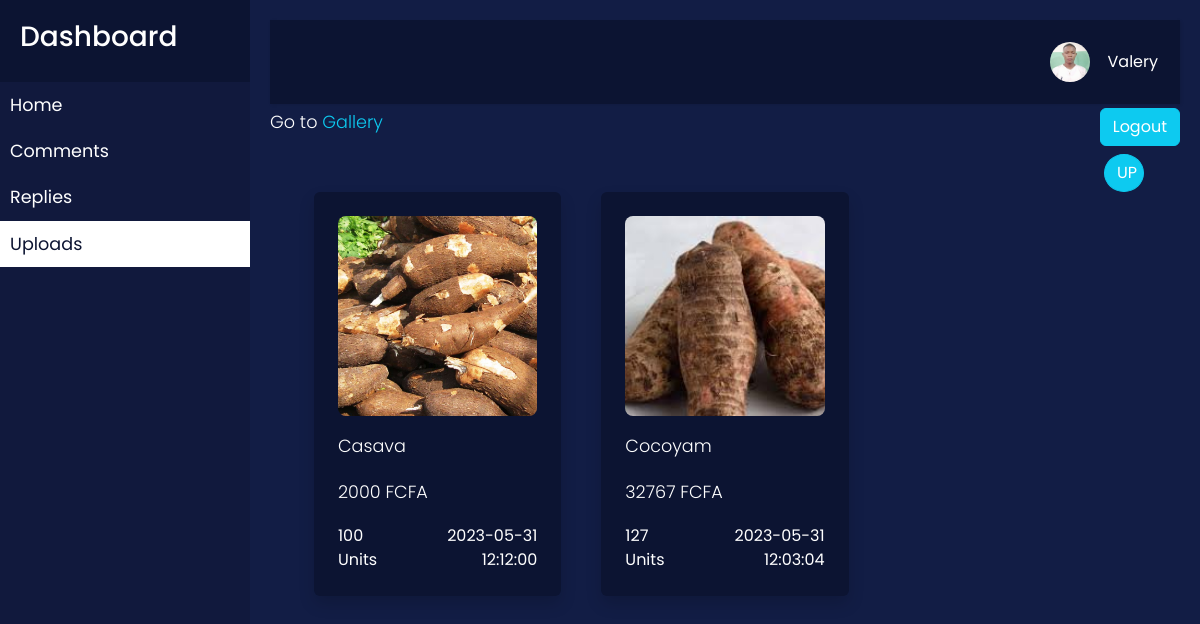
/upload.php (signed in), run on the app's committed database.
### tables this page shows
CREATE TABLE `user` (
  `userid` varchar(14) NOT NULL,
  `username` varchar(30) NOT NULL,
  `useremail` varchar(50) NOT NULL,
  `password` varchar(250) NOT NULL,
  `userimg` varchar(60) NOT NULL,
  `userdate` datetime NOT NULL
);

CREATE TABLE `product` (
  `productid` varchar(14) NOT NULL,
  `userid` varchar(14) NOT NULL,
  `productname` varchar(30) NOT NULL,
  `productimg` varchar(70) NOT NULL,
  `productquantity` tinyint(12) NOT NULL,
  `productprice` smallint(12) NOT NULL,
  `productdate` datetime NOT NULL
);

### upload.php (the view, shortened to what this page needs)
<?php
include "apps/include.php";
?>
<!DOCTYPE html>
<html>
<head>
    <link href="css/bootstrap.min.css" rel="stylesheet">
    <link rel="stylesheet" href="css/bootstrap.css">
    <link rel="stylesheet" href="css/style.css">
</head>
<body>
    <div class="wrapper">
        <nav id="sidebar">
            <div class="sidebar-header">
                <h3>Dashboard</h3>
            </div>
            <ul class="list-unstyled ">
                <li>
                    <a href="ux.php">
                        Home
                    </a>
                </li>
                <li>
                    <a href="comment.php">
                        Comments
                    </a>
                </li>
                <li>
                    <a href="reply.php">
                        Replies
                    </a>
                </li>
                <li style="color: #0c1432;background: #fff;">
                    <a href="upload.php">
                        Uploads
                    </a>
                </li>
            </ul>
        </nav>
        <div id="content">
            <?php
            include "apps/ux-navbar.php"; ?>
            <div class="row mx-4">
                <div class="text-end mt-2">
                    <button class="btn btn-info text-white rounded-circle" style="width:40px;" id="upload">UP</button>
                </div>
                <?php
                $id = $_SESSION['userid'];
                $qry = mysqli_query($dbc, "SELECT `productid`, `userid`, `productname`, `productimg`, `productquantity`, `productprice`, `productdate` FROM `product` WHERE `userid`='$id'");
                if (mysqli_num_rows($qry) == null) {
                    echo '<h2 class="text-muted">No Uplaod Found !<?h2>';
                } else {
                    while ($values = mysqli_fetch_array($qry)) {
                        ?>
                        <div class="col-12 col-sm-6 col-md-6 col-xl-4 mb-5 products">
                            <div class="mx-2 p-4 shadow text-white rounded" style="background-color: #0c1432;">
                                <div class="text-center">
                                    <img class="rounded-3" src="<?php echo $values["productimg"] ?>"
                                        style="height:200px;object-fit: cover;" width="100%" alt="product">
                                </div>
                                <p class="my-3 text-start">
                                    <?php echo $values["productname"] ?>
                                </p>
                                <p class="my-3 text-start">
                                    <?php echo $values["productprice"] ?> FCFA
                                </p>
                                <div class="row">
                                    <div class="col-4 text-start">
                                        <?php echo $values["productquantity"] ?> Units
                                    </div>
                                    <div class="text-end col-8">
                                        <?php echo $values["productdate"] ?>
                                    </div>
                                </div>
                            </div>
                        </div>
                        <?php
                    }
                }
                ?>
            </div>
        </div>
    </div>
</body>
</html>

### apps/ux-navbar.php (shortened to what this page needs)
<?php
$name = $_SESSION['username'];
$slsql = "SELECT `userid`, `useremail`, `userimg` FROM `user` WHERE `username`='$name'";
$slqry = mysqli_query($dbc, $slsql);
$data = mysqli_fetch_array($slqry);
$userimg = $data['userimg'];
?>
<nav class="navbar navbar-expand-lg" style="margin-bottom:4px !important;">
    <div class="container-fluid">
        <div class="user text-end text-white">
            <span class="btn update-img-btn"><img class="rounded-circle " src="<?php echo $userimg ?>" width="40"
                    alt="<?php $name ?>"></span>
            <span>
                <?php echo $_SESSION['username']; ?>
            </span>
        </div>
    </div>
</nav>
<form action="apps/process.php" method="post">
    <div class="text-end">
        <p class="position-absolute">Go to <a href="index.php" class="text-info gal">Gallery</a></p>
        <button type="submit" name="logout" class="btn btn-info text-white">Logout</button>
    </div>
</form>

### css/style.css (style rules this page uses)
body { font-family: 'Poppins', sans-serif; background: #121d45; }
p { font-family: 'Poppins', sans-serif; font-size: 1.1em; font-weight: 300; line-height: 1.7em; color: #999; }
a, a:hover, a:focus { color: inherit; text-decoration: none; transition: all 0.3s; }
.navbar { padding: 15px 10px; background: #0c1432; border: none; border-radius: 0; margin-bottom: 40px; box-shadow: 1px 1px 3px rgba(0, 0, 0, 0.1); }
.wrapper { display: flex; width: 100%; align-items: stretch; }
#sidebar { min-width: 250px; max-width: 250px; background: #11193d; color: #fff; transition: all 0.3s; }
#sidebar .sidebar-header { padding: 20px; background: #0c1432; }
#sidebar ul li a { padding: 10px; font-size: 1.1em; display: block; }
#content { width: 100%; padding: 20px; min-height: 100vh; transition: all 0.3s; }
@media (min-width:767px) { .user { width: 100%; } }

### upload.php (style rules this page uses)
p { margin: 0; color: white; }

### data on the page
user: userimg (picture)
product: productimg (picture), productname "Casava", productprice "2000", productquantity "100", productdate "2023-05-31 12:12:00"
product: productimg (picture), productname "Cocoyam", productprice "32767", productquantity "127", productdate "2023-05-31 12:03:04"

### other printed values
$_SESSION['username'] "Valery"
